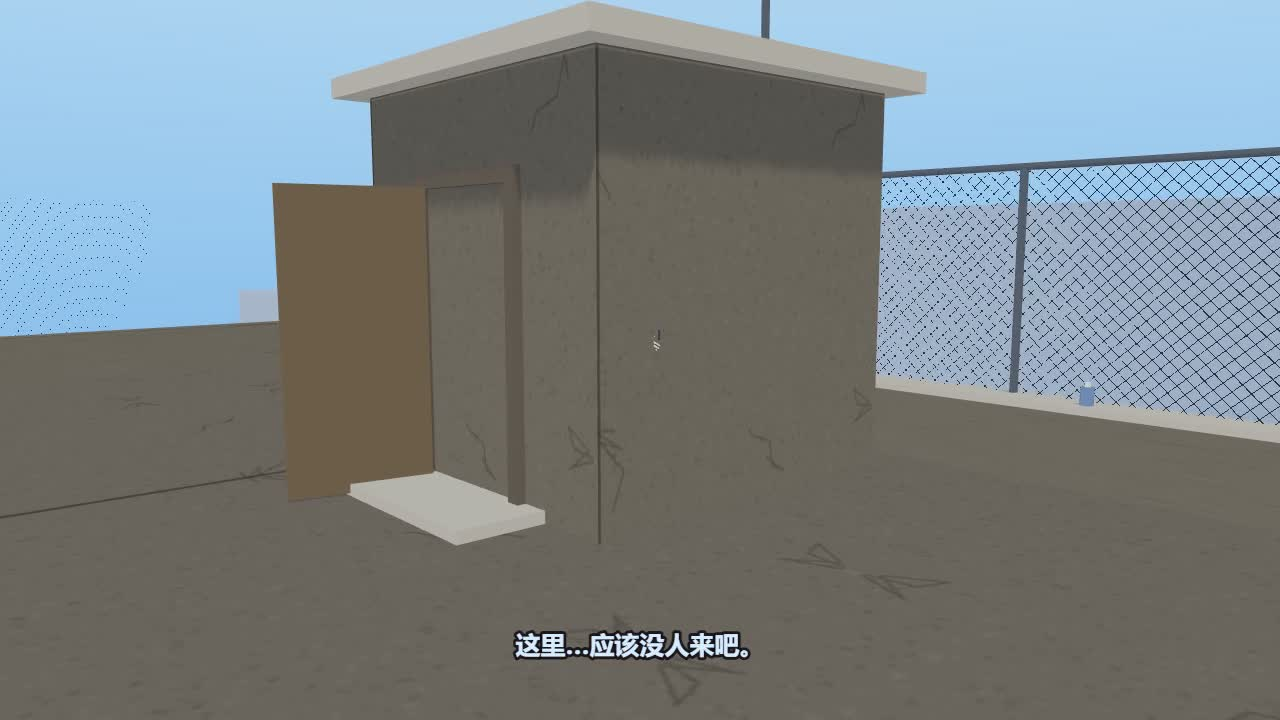
#> input picture episodes/bio_armor_academy_s1e3/storyboard/p2_samples/a_1.6.jpg, 1280 x 720 px, given in place of plate_corridor.png, which was not available
$ python dim_corridor.py ../../../bio_armor_academy_s1e3/storyboard/p2_samples/a_1.6.jpg
#> lines starting #> are read from the running program, lines starting #| are printed output that depends on the picture; pictures that were not available may be replaced by others from this repository, and a replacement may not be noted
#!/usr/bin/env python3
"""长廊"灯光逐段熄灭后"亮度态：由 plates/plate_corridor.png 合成压暗生成
plates/plate_corridor_dim.png（不用文生图，保证布局逐像素一致）。

方案（记录在 NOTES.md T2 节）：整体曝光压低 + 纵深渐变（近端亮、远端没入黑暗）
+ 轻微降饱和，模拟灯灭后只剩远端应急微光的状态。T3 逐镜可再调曲线。

用法：python dim_corridor.py [--force]
"""
from pathlib import Path
import sys

import numpy as np
from PIL import Image

HERE = Path(__file__).resolve().parent
PLATES = HERE.parent / "assets" / "plates"
SRC = PLATES / "plate_corridor.png"
OUT = PLATES / "plate_corridor_dim.png"

BASE_EXPOSURE = 0.52   # 近端保留亮度
FAR_EXPOSURE = 0.24    # 远端灭灯区
DESAT = 0.82           # 降饱和系数


def main() -> None:
    if OUT.exists() and "--force" not in sys.argv:
        print(f"skip {OUT}")
        return
    im = Image.open(SRC).convert("RGB")
#> im is the input picture: PIL image 1280x720 RGB; mean R, G, B 121.5, 129.5, 131.9
    a = np.asarray(im).astype(np.float32) / 255.0
    H, W, _ = a.shape
#> H = 720; W = 1280
    # 纵深渐变：以画面水平中线附近的灭点为锚，按到灭点的径向距离压暗
    cx, cy = W * 0.5, H * 0.42
#> cx = 640; cy = 302.4
    yy, xx = np.mgrid[0:H, 0:W]
    d = np.sqrt(((xx - cx) / W) ** 2 + ((yy - cy) / H) ** 2)
    d = np.clip(d / d.max(), 0, 1)
    exposure = BASE_EXPOSURE + (FAR_EXPOSURE - BASE_EXPOSURE) * (d ** 0.8)
    a *= exposure[..., None]
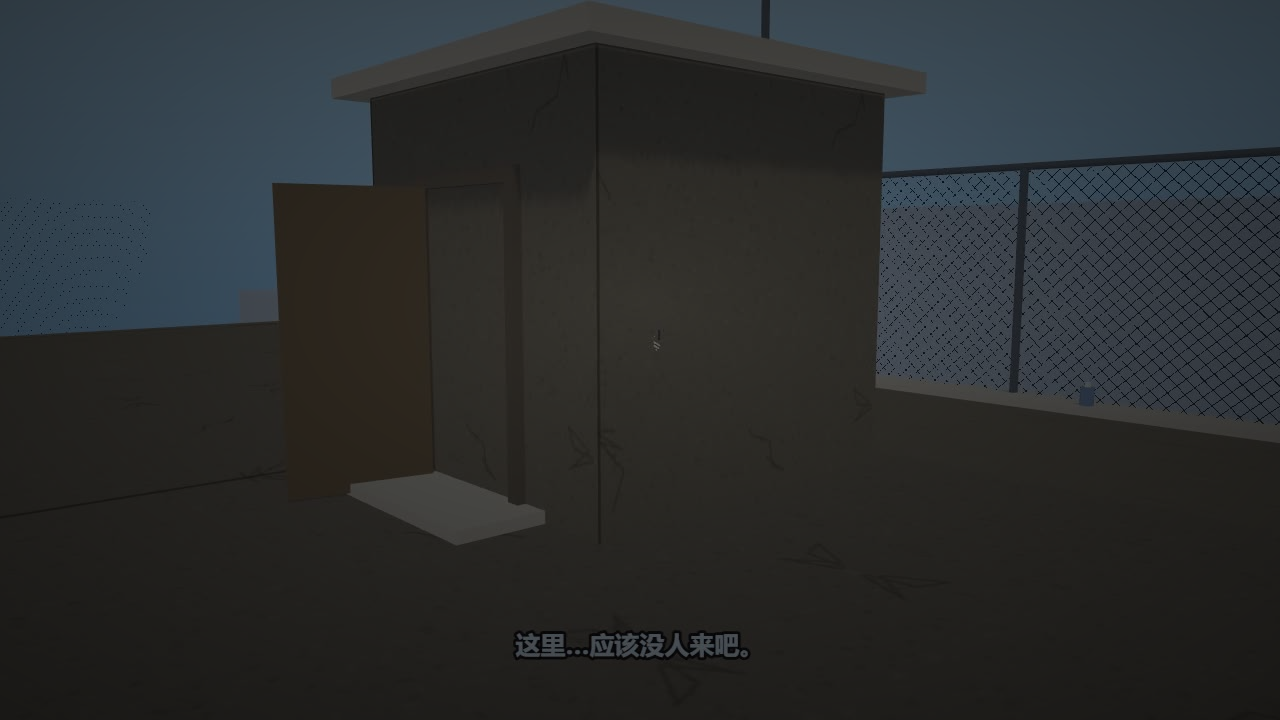
#> a: shape (720, 1280, 3) float32; mean R, G, B 0.17, 0.181, 0.183
    # 灯箱灭灯：暖色高亮（R 明显大于 B 且亮度够）额外压掉，只留一丝余晖
    r, g, b = a[..., 0], a[..., 1], a[..., 2]
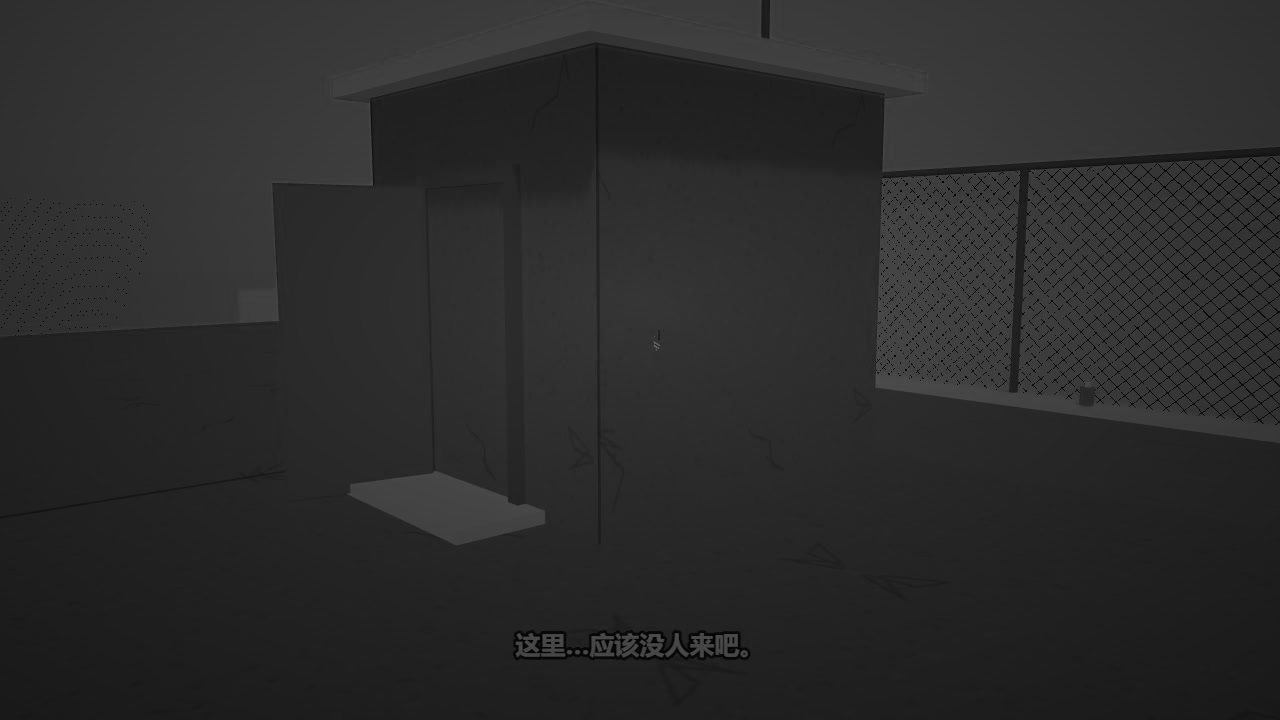
#> r: shape (720, 1280) float32; min 0, max 0.383, mean 0.17
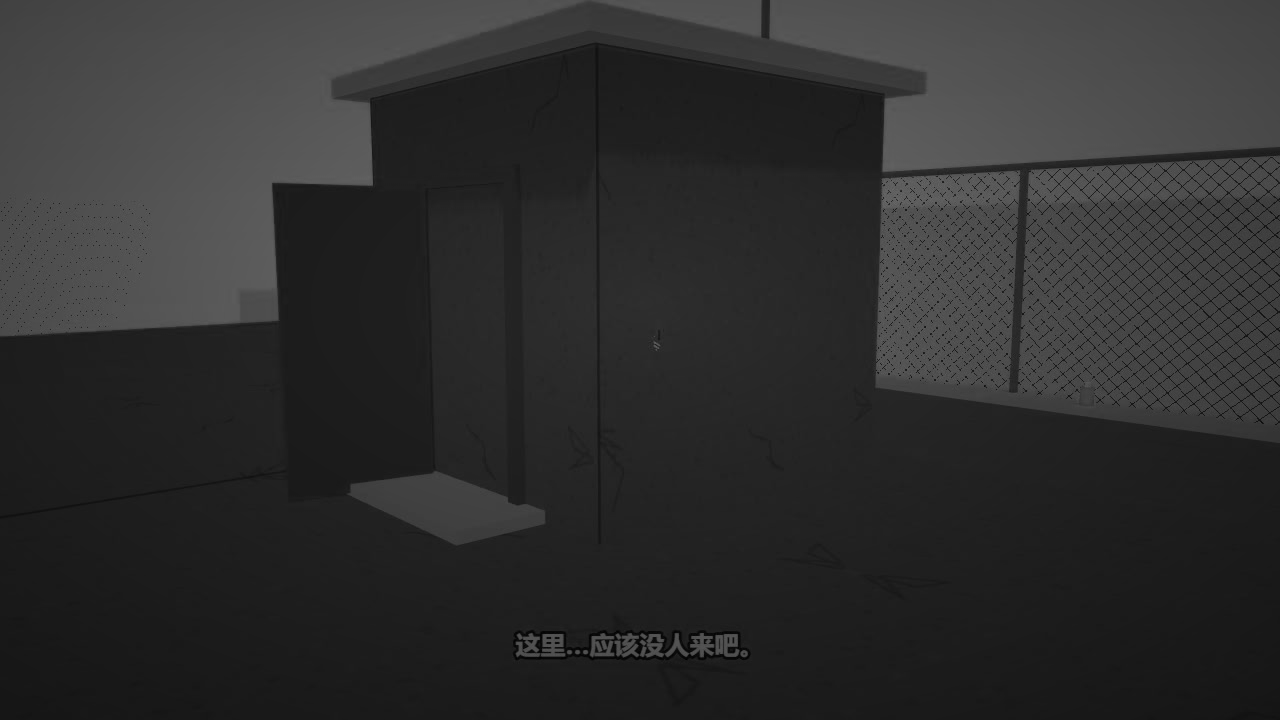
#> b: shape (720, 1280) float32; min 0.0051, max 0.41, mean 0.183
    lum = a.mean(axis=2)
    warm = np.clip((r - b) * 4.0, 0, 1) * np.clip((lum - 0.10) * 6.0, 0, 1)
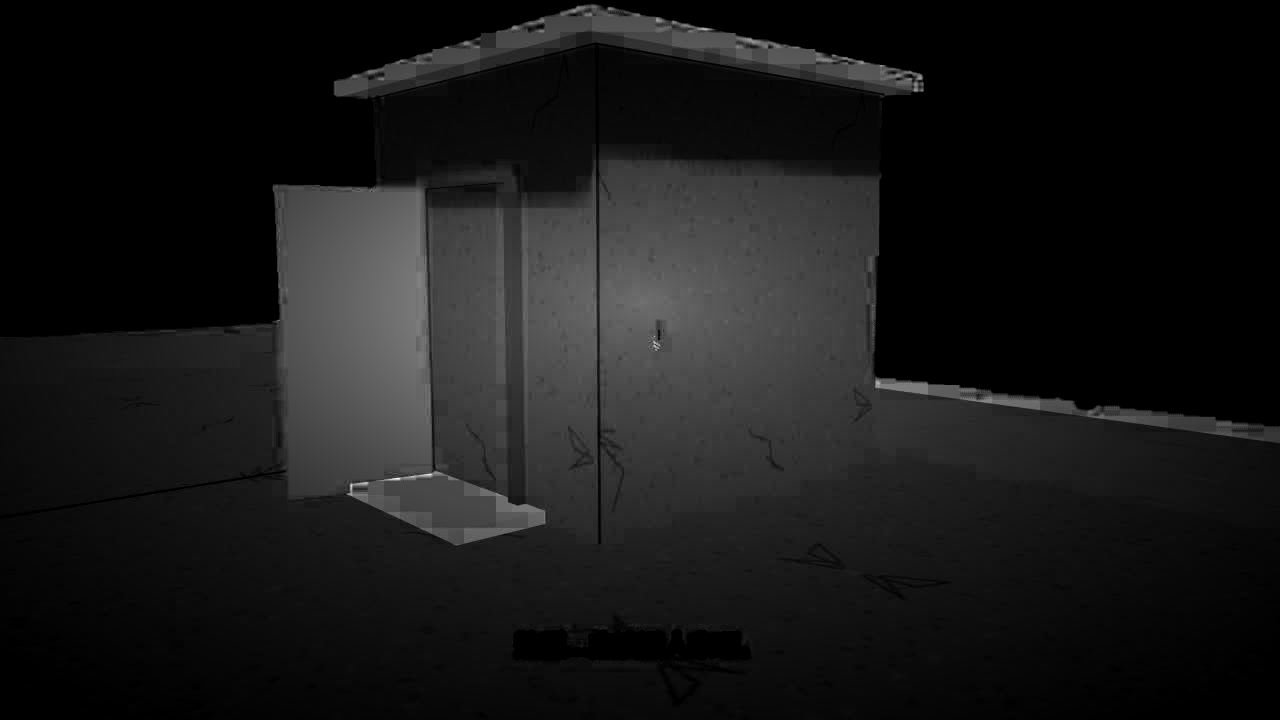
#> warm: shape (720, 1280) float32; min 0, max 0.17, mean 0.0163; drawn with min black and max white
    a *= (1.0 - 0.72 * warm)[..., None]
    gray = a.mean(axis=2, keepdims=True)
    a = gray + (a - gray) * DESAT
    out = Image.fromarray((np.clip(a, 0, 1) * 255).astype(np.uint8))
    out.save(OUT)
    print(f"OK {OUT}")

if __name__ == "__main__":
    main()
